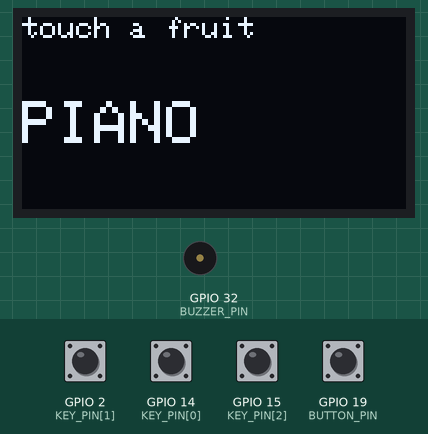
Bench run of a sketch on a simulated ESP32. Shown: 128×64 one-colour display, buzzer (waves = sounding). Inputs (shaded band) come from the test bench; at power-on: GPIO 2 (KEY_PIN[1]), GPIO 14 (KEY_PIN[0]), GPIO 15 (KEY_PIN[2]), GPIO 19 (BUTTON_PIN) HIGH. What the sketch prints to the serial monitor is not drawn.

Above: at 1.7 s.
1.8 s: GPIO 2 (KEY_PIN[1]) pulled LOW for 0.15 s
At 3.2 s:
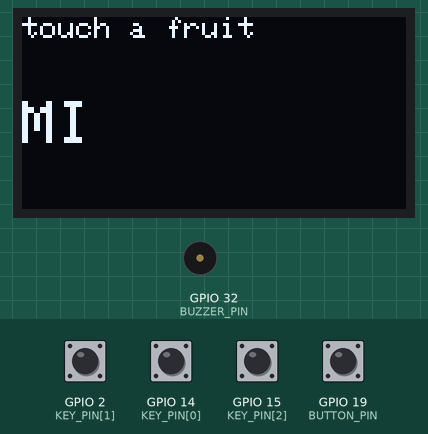
3.5 s: GPIO 14 (KEY_PIN[0]) pulled LOW for 0.15 s
At 4.6 s:
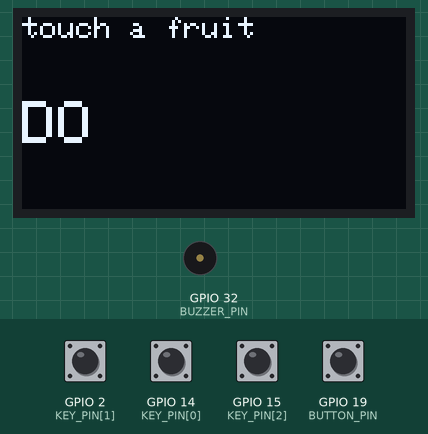
5.2 s: GPIO 15 (KEY_PIN[2]) pulled LOW for 0.15 s
At 5.8 s:
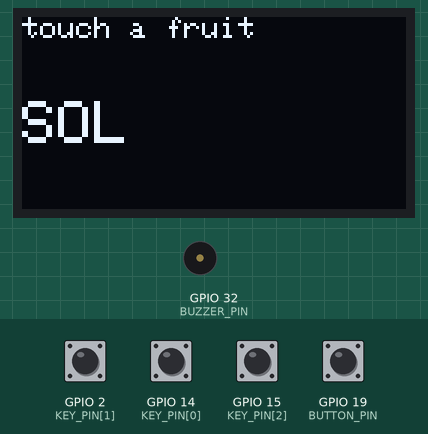
6.9 s: GPIO 19 (BUTTON_PIN) pulled LOW for 1 s
At 9.0 s:
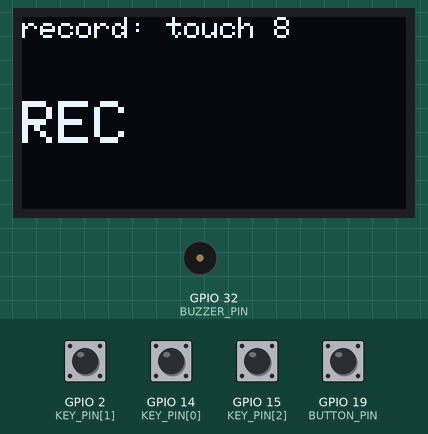
9.4 s: GPIO 2 (KEY_PIN[1]) pulled LOW for 1 s
At 10.5 s:
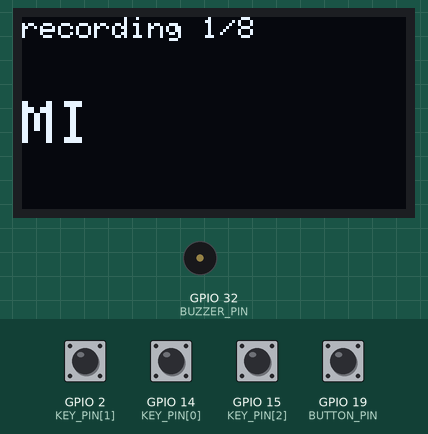
11.9 s: GPIO 14 (KEY_PIN[0]) pulled LOW for 1 s
At 13.4 s:
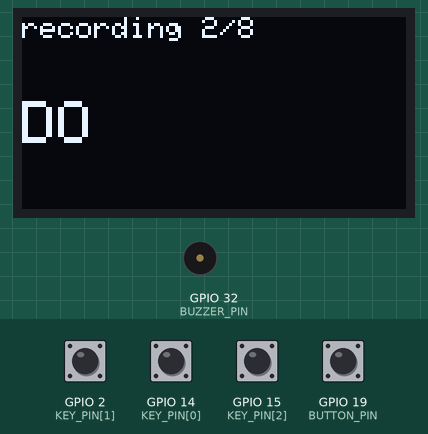
Timing chart, 0 to 14.9 s (numbered marks = the images above; inputs shaded):
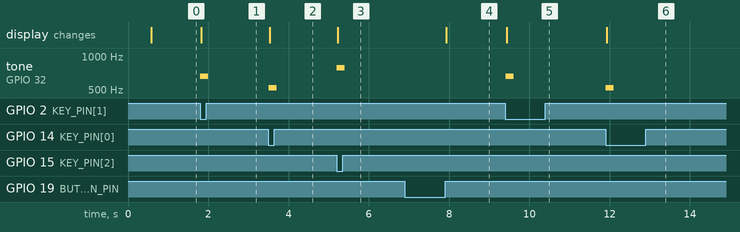

The sketch:

fruit_piano.ino
```cpp
// ESP32 From Zero - Episode 14: I turned bananas into a piano  [DRAFT 2026-11-24]
// The ESP32 has touch pins built in: your body is a tiny capacitor, and when you touch a wire (or a banana on that
// wire) the pin's touch number DROPS. Three fruits = three piano keys. Hold the button to record 8 notes, then
// press it once to play them back.
//
// Parts:
//   touch pads: a wire from GPIO 14 (T6), GPIO 2 (T2), GPIO 15 (T3) to a banana / apple / foil   (nothing else on them)
//   passive buzzer + -> GPIO 32                                                                    (Episode 10)
//   button GPIO 19 <-> GND                                                                         (Episode 10)
//   OLED SDA -> GPIO 21, SCL -> GPIO 22                                                            (Episode 10)
// GPIO 2 also drives the board's blue LED on many boards: it may glow faintly, that's fine.
// Libraries: "Adafruit SSD1306" + "Adafruit GFX".

#include <Wire.h>
#include <Adafruit_GFX.h>
#include <Adafruit_SSD1306.h>

const int BUZZER_PIN = 32;
const int BUTTON_PIN = 19;

// a list of keys = an array: the same index in each list belongs to the same key
const int KEY_PIN[3] = {14, 2, 15};
const int NOTE[3] = {523, 659, 784};          // C5, E5, G5: a happy chord
const char* NAME[3] = {"DO", "MI", "SOL"};

int calm[3];                                  // each pad's touch number when nobody touches it
const int DROP = 20;                          // touched = the number fell this far below calm (tune if needed)

int song[8];                                  // the recorded notes (key index), like a row of 8 boxes
int songLength = 0;
bool recording = false;

Adafruit_SSD1306 screen(128, 64, &Wire, -1);
int lastKey = -1;
int lastButton = HIGH;
unsigned long buttonDown = 0;

void show(const char* top, String big) {      // same helper as Episode 10
  screen.clearDisplay();
  screen.setTextColor(SSD1306_WHITE);
  screen.setTextSize(1);
  screen.setCursor(0, 0);
  screen.print(top);
  screen.setTextSize(2);
  screen.setCursor(0, 28);
  screen.print(big);
  screen.display();
}

int touchedKey() {                            // which fruit is touched? -1 = none
  for (int i = 0; i < 3; i++) {
    if (touchRead(KEY_PIN[i]) < calm[i] - DROP) return i;
  }
  return -1;
}

void playBack() {
  show("playing", String(songLength) + " notes");
  for (int i = 0; i < songLength; i++) {
    tone(BUZZER_PIN, NOTE[song[i]], 250);
    show("playing", NAME[song[i]]);
    delay(320);
  }
  show("touch a fruit", "PIANO");
}

void setup() {
  pinMode(BUTTON_PIN, INPUT_PULLUP);
  Serial.begin(115200);
  screen.begin(SSD1306_SWITCHCAPVCC, 0x3C);
  show("don't touch...", "CALIBRATE");
  delay(500);
  for (int i = 0; i < 3; i++) {               // learn each pad's calm number (average of 8 looks, Episode 7)
    long sum = 0;
    for (int n = 0; n < 8; n++) sum += touchRead(KEY_PIN[i]);
    calm[i] = sum / 8;
    Serial.printf("pad %d calm = %d\n", KEY_PIN[i], calm[i]);
  }
  show("touch a fruit", "PIANO");
}

void loop() {
  unsigned long now = millis();

  int key = touchedKey();
  if (key != lastKey) {                       // a new touch (or a release)
    lastKey = key;
    if (key >= 0) {
      tone(BUZZER_PIN, NOTE[key], 200);
      if (recording && songLength < 8) {
        song[songLength] = key;               // put the note in the next box
        songLength++;
        show(("recording " + String(songLength) + "/8").c_str(), NAME[key]);
        if (songLength == 8) {
          recording = false;
          show("saved 8 notes", "PRESS");
        }
      } else if (!recording) {
        show("touch a fruit", NAME[key]);
      }
    }
  }

  int b = digitalRead(BUTTON_PIN);            // short press = play back, hold 1 s = record a new song
  if (b == LOW && lastButton == HIGH) buttonDown = now;
  if (b == HIGH && lastButton == LOW) {
    if (now - buttonDown >= 1000) {
      recording = true;
      songLength = 0;
      show("record: touch 8", "REC");
    } else if (songLength > 0 && !recording) {
      playBack();
    }
  }
  lastButton = b;
  delay(10);                                  // 100 looks a second are plenty for fingers
}
```

Measured:
- after the input at 1.8 s, tone on GPIO 32 (BUZZER_PIN): silent → 659 Hz at once, → silent 0.20 s later; the display: changes at once (image 1)
- after the input at 3.5 s, tone on GPIO 32 (BUZZER_PIN): silent → 523 Hz at once, → silent 0.20 s later; the display: changes at once (image 2)
- after the input at 5.2 s, tone on GPIO 32 (BUZZER_PIN): silent → 784 Hz at once, → silent 0.20 s later; the display: changes at once (image 3)
- after the input at 6.9 s, the display: changes after 1.0 s (image 4)
- after the input at 9.4 s, tone on GPIO 32 (BUZZER_PIN): silent → 659 Hz at once, → silent 0.20 s later; the display: changes at once (image 5)
- after the input at 11.9 s, tone on GPIO 32 (BUZZER_PIN): silent → 523 Hz at once, → silent 0.20 s later; the display: changes at once (image 6)
